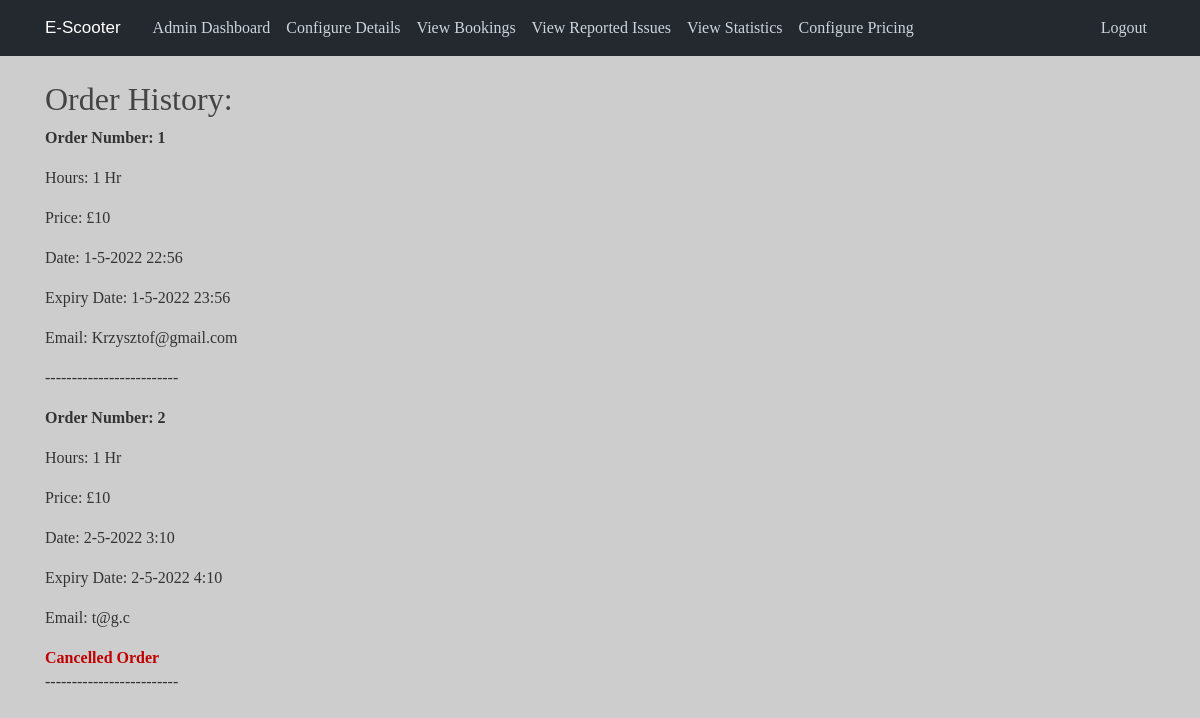
Screenshot of /admin/bookings (signed in) with the database file from the repository.
### app/models.py (models this page shows)
class Booking(db.Model):
    __tablename__ = "bookings"
    id = db.Column(db.Integer, primary_key=True)
    ScooterID = db.Column(db.Integer, ForeignKey("scooters.id"))
    UserID = db.Column(db.Integer, ForeignKey("users.id"))
    numHours = db.Column(db.Integer, nullable = False)
    date = db.Column(db.DateTime, nullable = False)
    expiry = db.Column(db.DateTime)
    price = db.Column(db.Integer, nullable = False)
    cancelled = db.Column(db.Boolean, default = False, nullable=False)
    option = db.Column(db.Integer, nullable = False)
    email = db.Column(db.String(60), nullable=False)

### app/views.py (the view)
@app.route("/admin/bookings")
def admin_bookings():
    if session.get("admin") == 0:
        return redirect("/dashboard")
    else:
        bookings = models.Booking.query.all()
        return render_template("bookings.html", orders=bookings)

### app/templates/bookings.html (shortened to what this page needs)
{% extends "admin_base.html" %}
{% block content %}
<head>
</head>
<body>
    <h2>Order History:</h2>
    {% for elem in orders %}
        {% if elem.id not in active or elem.cancelled %}
            <p style="font-weight: bold">Order Number: {{elem.id}}</p>
            <p>Hours: {{elem.numHours}} Hr</p>
            <p>Price: £{{elem.price}}</p>
            <p>Date: {{elem.date.day}}-{{elem.date.month}}-{{elem.date.year}} {{elem.date.hour}}:{{elem.date.minute}}</p>
            <p>Expiry Date: {{elem.expiry.day}}-{{elem.expiry.month}}-{{elem.expiry.year}} {{elem.expiry.hour}}:{{elem.expiry.minute}}</p>
            <p>Email: {{elem.email}}</p>
            {% if elem.cancelled %}
            <b style="color: rgba(193,0,2,1.00)">Cancelled Order</b>
            {% endif %}
			<p>-------------------------</p>
        {% endif %}
    {% endfor %}
</body>
{% endblock content %}

### app/static/style.css (style rules this page uses)
body { background: rgba(205,205,205,1); color: #333333; margin-top: 5rem; font-family: halyard-display; }
h1, h2, h3, h4, h5, h6 { color: #444444; }

### rows the page displays
Booking: id "1", numHours "1", price "10", date.day "1", date.month "5", date.year "2022", date.hour "22", date.minute "56", expiry.day "1", expiry.month "5", expiry.year "2022", expiry.hour "23", expiry.minute "56", email "Krzysztof@gmail.com"
Booking: id "2", numHours "1", price "10", date.day "2", date.month "5", date.year "2022", date.hour "3", date.minute "10", expiry.day "2", expiry.month "5", expiry.year "2022", expiry.hour "4", expiry.minute "10", email "t@g.c", cancelled "Cancelled Order"
